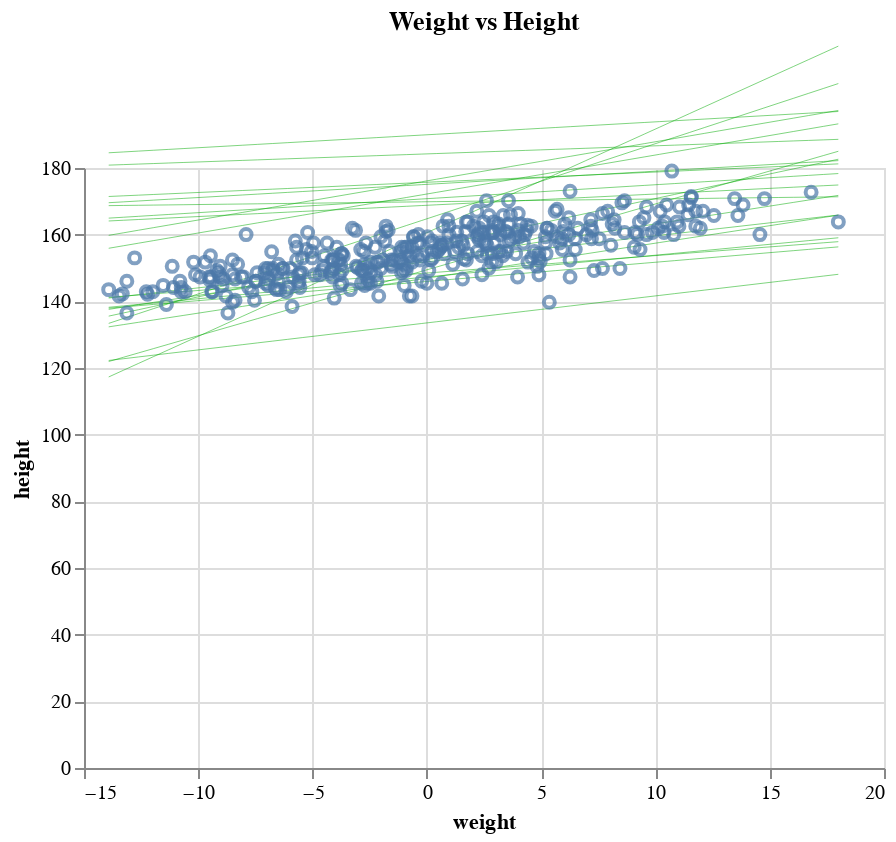

The code cell stored with this chart in its notebook:
### Code cell
weight_grid = np.linspace(weight.min(), weight.max())

lines = []

for i in range(20):
    a = prior_fit["alpha"][0, i]
    b = prior_fit["beta"][0, i]

    line = a + b * weight_grid

    df = pd.DataFrame({"weight": weight_grid, "height": line})

    line = (
        alt.Chart(df)
        .mark_line(color="#00AA00", strokeWidth=0.5, opacity=0.5)
        .encode(
            x="weight",
            y="height",
        )
    )

    lines.append(line)

reduce(lambda a, b: a + b, lines) + data_chart
